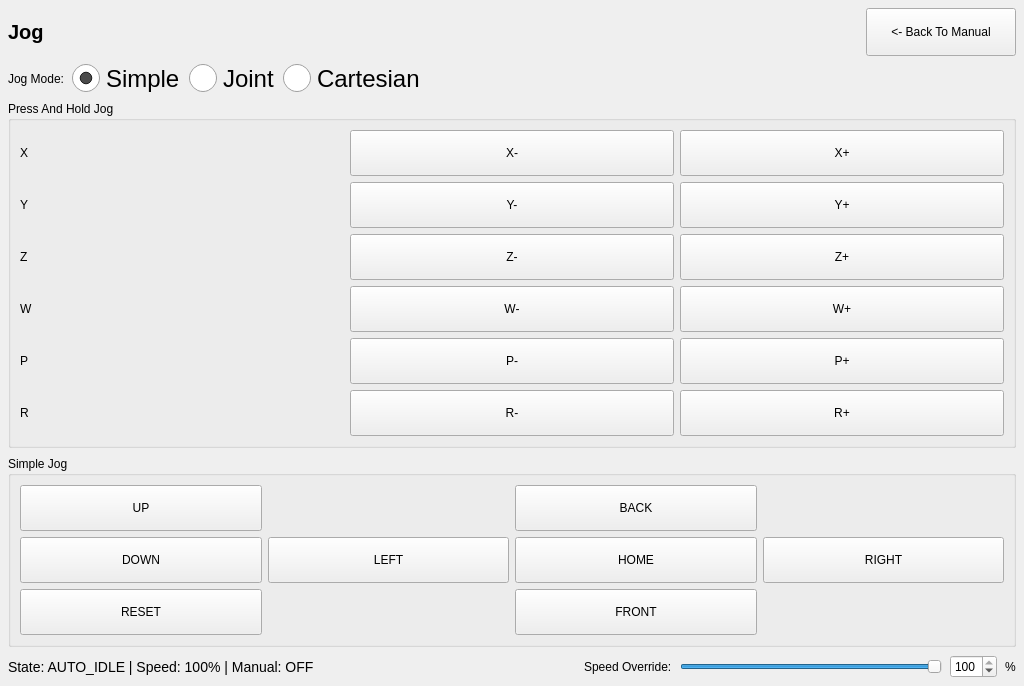
<?xml version="1.0" encoding="UTF-8"?>
<ui version="4.0">
 <class>page_jog</class>
 <widget class="QWidget" name="page_jog">
  <property name="geometry">
   <rect>
    <x>0</x>
    <y>0</y>
    <width>1024</width>
    <height>600</height>
   </rect>
  </property>
  <layout class="QVBoxLayout" name="verticalLayout_jog_page">
   <property name="spacing">
    <number>8</number>
   </property>
   <property name="leftMargin">
    <number>8</number>
   </property>
   <property name="topMargin">
    <number>8</number>
   </property>
   <property name="rightMargin">
    <number>8</number>
   </property>
   <property name="bottomMargin">
    <number>8</number>
   </property>
   <item>
    <layout class="QHBoxLayout" name="horizontalLayout_jog_topbar">
     <item>
      <widget class="QLabel" name="lbl_jog_title">
       <property name="styleSheet">
        <string notr="true">font-size: 20px; font-weight: 600;</string>
       </property>
       <property name="text">
        <string>Jog</string>
       </property>
      </widget>
     </item>
     <item>
      <spacer name="horizontalSpacer_jog_topbar">
       <property name="orientation">
        <enum>Qt::Horizontal</enum>
       </property>
       <property name="sizeHint" stdset="0">
        <size>
         <width>40</width>
         <height>20</height>
        </size>
       </property>
      </spacer>
     </item>
     <item>
      <widget class="QPushButton" name="btn_jog_back">
       <property name="minimumSize">
        <size>
         <width>150</width>
         <height>48</height>
        </size>
       </property>
       <property name="text">
        <string>&lt;- Back To Manual</string>
       </property>
      </widget>
     </item>
    </layout>
   </item>
   <item>
    <layout class="QHBoxLayout" name="horizontalLayout_jog_mode">
     <item>
      <widget class="QLabel" name="lbl_jog_mode">
       <property name="text">
        <string>Jog Mode:</string>
       </property>
      </widget>
     </item>
     <item>
      <widget class="QRadioButton" name="rdo_jog_simple">
       <property name="styleSheet">
        <string notr="true">QRadioButton { font-size: 24px; } QRadioButton::indicator { width: 28px; height: 28px; }</string>
       </property>
       <property name="text">
        <string>Simple</string>
       </property>
       <property name="checked">
        <bool>true</bool>
       </property>
      </widget>
     </item>
     <item>
      <widget class="QRadioButton" name="rdo_jog_joint">
       <property name="styleSheet">
        <string notr="true">QRadioButton { font-size: 24px; } QRadioButton::indicator { width: 28px; height: 28px; }</string>
       </property>
       <property name="text">
        <string>Joint</string>
       </property>
      </widget>
     </item>
     <item>
      <widget class="QRadioButton" name="rdo_jog_cartesian">
       <property name="styleSheet">
        <string notr="true">QRadioButton { font-size: 24px; } QRadioButton::indicator { width: 28px; height: 28px; }</string>
       </property>
       <property name="text">
        <string>Cartesian</string>
       </property>
      </widget>
     </item>
     <item>
      <spacer name="horizontalSpacer_jog_mode">
       <property name="orientation">
        <enum>Qt::Horizontal</enum>
       </property>
       <property name="sizeHint" stdset="0">
        <size>
         <width>40</width>
         <height>20</height>
        </size>
       </property>
      </spacer>
     </item>
    </layout>
   </item>
   <item>
    <widget class="QGroupBox" name="grp_jog">
     <property name="visible">
      <bool>false</bool>
     </property>
     <property name="title">
      <string>Press And Hold Jog</string>
     </property>
     <layout class="QGridLayout" name="gridLayout_jog">
      <item row="0" column="0">
       <widget class="QLabel" name="lbl_axis_x">
        <property name="text">
         <string>X</string>
        </property>
       </widget>
      </item>
      <item row="0" column="1">
       <widget class="QPushButton" name="btn_jog_x_minus">
        <property name="minimumSize">
         <size>
          <width>150</width>
          <height>46</height>
         </size>
        </property>
        <property name="text">
         <string>X-</string>
        </property>
       </widget>
      </item>
      <item row="0" column="2">
       <widget class="QPushButton" name="btn_jog_x_plus">
        <property name="minimumSize">
         <size>
          <width>150</width>
          <height>46</height>
         </size>
        </property>
        <property name="text">
         <string>X+</string>
        </property>
       </widget>
      </item>
      <item row="1" column="0">
       <widget class="QLabel" name="lbl_axis_y">
        <property name="text">
         <string>Y</string>
        </property>
       </widget>
      </item>
      <item row="1" column="1">
       <widget class="QPushButton" name="btn_jog_y_minus">
        <property name="minimumSize">
         <size>
          <width>150</width>
          <height>46</height>
         </size>
        </property>
        <property name="text">
         <string>Y-</string>
        </property>
       </widget>
      </item>
      <item row="1" column="2">
       <widget class="QPushButton" name="btn_jog_y_plus">
        <property name="minimumSize">
         <size>
          <width>150</width>
          <height>46</height>
         </size>
        </property>
        <property name="text">
         <string>Y+</string>
        </property>
       </widget>
      </item>
      <item row="2" column="0">
       <widget class="QLabel" name="lbl_axis_z">
        <property name="text">
         <string>Z</string>
        </property>
       </widget>
      </item>
      <item row="2" column="1">
       <widget class="QPushButton" name="btn_jog_z_minus">
        <property name="minimumSize">
         <size>
          <width>150</width>
          <height>46</height>
         </size>
        </property>
        <property name="text">
         <string>Z-</string>
        </property>
       </widget>
      </item>
      <item row="2" column="2">
       <widget class="QPushButton" name="btn_jog_z_plus">
        <property name="minimumSize">
         <size>
          <width>150</width>
          <height>46</height>
         </size>
        </property>
        <property name="text">
         <string>Z+</string>
        </property>
       </widget>
      </item>
      <item row="3" column="0">
       <widget class="QLabel" name="lbl_axis_w">
        <property name="text">
         <string>W</string>
        </property>
       </widget>
      </item>
      <item row="3" column="1">
       <widget class="QPushButton" name="btn_jog_w_minus">
        <property name="minimumSize">
         <size>
          <width>150</width>
          <height>46</height>
         </size>
        </property>
        <property name="text">
         <string>W-</string>
        </property>
       </widget>
      </item>
      <item row="3" column="2">
       <widget class="QPushButton" name="btn_jog_w_plus">
        <property name="minimumSize">
         <size>
          <width>150</width>
          <height>46</height>
         </size>
        </property>
        <property name="text">
         <string>W+</string>
        </property>
       </widget>
      </item>
      <item row="4" column="0">
       <widget class="QLabel" name="lbl_axis_p">
        <property name="text">
         <string>P</string>
        </property>
       </widget>
      </item>
      <item row="4" column="1">
       <widget class="QPushButton" name="btn_jog_p_minus">
        <property name="minimumSize">
         <size>
          <width>150</width>
          <height>46</height>
         </size>
        </property>
        <property name="text">
         <string>P-</string>
        </property>
       </widget>
      </item>
      <item row="4" column="2">
       <widget class="QPushButton" name="btn_jog_p_plus">
        <property name="minimumSize">
         <size>
          <width>150</width>
          <height>46</height>
         </size>
        </property>
        <property name="text">
         <string>P+</string>
        </property>
       </widget>
      </item>
      <item row="5" column="0">
       <widget class="QLabel" name="lbl_axis_r">
        <property name="text">
         <string>R</string>
        </property>
       </widget>
      </item>
      <item row="5" column="1">
       <widget class="QPushButton" name="btn_jog_r_minus">
        <property name="minimumSize">
         <size>
          <width>150</width>
          <height>46</height>
         </size>
        </property>
        <property name="text">
         <string>R-</string>
        </property>
       </widget>
      </item>
      <item row="5" column="2">
       <widget class="QPushButton" name="btn_jog_r_plus">
        <property name="minimumSize">
         <size>
          <width>150</width>
          <height>46</height>
         </size>
        </property>
        <property name="text">
         <string>R+</string>
        </property>
       </widget>
      </item>
     </layout>
    </widget>
   </item>
   <item>
    <widget class="QGroupBox" name="grp_simple_jog">
     <property name="visible">
      <bool>true</bool>
     </property>
     <property name="title">
      <string>Simple Jog</string>
     </property>
     <layout class="QGridLayout" name="gridLayout_simple_jog">
      <item row="2" column="3">
       <widget class="QPushButton" name="btn_simple_right">
        <property name="minimumSize">
         <size>
          <width>150</width>
          <height>46</height>
         </size>
        </property>
        <property name="text">
         <string>RIGHT</string>
        </property>
       </widget>
      </item>
      <item row="2" column="2">
       <widget class="QPushButton" name="btn_simple_home">
        <property name="minimumSize">
         <size>
          <width>150</width>
          <height>46</height>
         </size>
        </property>
        <property name="text">
         <string>HOME</string>
        </property>
       </widget>
      </item>
      <item row="1" column="2">
       <widget class="QPushButton" name="btn_simple_back">
        <property name="minimumSize">
         <size>
          <width>150</width>
          <height>46</height>
         </size>
        </property>
        <property name="text">
         <string>BACK</string>
        </property>
       </widget>
      </item>
      <item row="5" column="2">
       <widget class="QPushButton" name="btn_simple_front">
        <property name="minimumSize">
         <size>
          <width>150</width>
          <height>46</height>
         </size>
        </property>
        <property name="text">
         <string>FRONT</string>
        </property>
       </widget>
      </item>
      <item row="2" column="0">
       <widget class="QPushButton" name="btn_simple_down">
        <property name="minimumSize">
         <size>
          <width>150</width>
          <height>46</height>
         </size>
        </property>
        <property name="text">
         <string>DOWN</string>
        </property>
       </widget>
      </item>
      <item row="1" column="0">
       <widget class="QPushButton" name="btn_simple_up">
        <property name="minimumSize">
         <size>
          <width>150</width>
          <height>46</height>
         </size>
        </property>
        <property name="text">
         <string>UP</string>
        </property>
       </widget>
      </item>
      <item row="2" column="1">
       <widget class="QPushButton" name="btn_simple_left">
        <property name="minimumSize">
         <size>
          <width>150</width>
          <height>46</height>
         </size>
        </property>
        <property name="text">
         <string>LEFT</string>
        </property>
       </widget>
      </item>
      <item row="5" column="0">
       <widget class="QPushButton" name="btn_reset_simple">
        <property name="minimumSize">
         <size>
          <width>150</width>
          <height>46</height>
         </size>
        </property>
        <property name="text">
         <string>RESET</string>
        </property>
       </widget>
      </item>
     </layout>
    </widget>
   </item>
   <item>
    <layout class="QHBoxLayout" name="horizontalLayout_bottom_speed_jog">
     <property name="spacing">
      <number>8</number>
     </property>
     <item>
      <widget class="QLabel" name="lbl_jog_status">
       <property name="styleSheet">
        <string notr="true">font-size: 14px;</string>
       </property>
       <property name="text">
        <string>State: AUTO_IDLE | Speed: 100% | Manual: OFF</string>
       </property>
      </widget>
     </item>
     <item>
      <spacer name="horizontalSpacer_bottom_jog">
       <property name="orientation">
        <enum>Qt::Horizontal</enum>
       </property>
       <property name="sizeHint" stdset="0">
        <size>
         <width>40</width>
         <height>20</height>
        </size>
       </property>
      </spacer>
     </item>
     <item>
      <widget class="QLabel" name="lbl_speed_jog">
       <property name="text">
        <string>Speed Override:</string>
       </property>
      </widget>
     </item>
     <item>
      <widget class="QSlider" name="sld_speed_jog">
       <property name="minimum">
        <number>0</number>
       </property>
       <property name="maximum">
        <number>100</number>
       </property>
       <property name="value">
        <number>100</number>
       </property>
       <property name="orientation">
        <enum>Qt::Horizontal</enum>
       </property>
      </widget>
     </item>
     <item>
      <widget class="QSpinBox" name="spn_speed_jog">
       <property name="minimum">
        <number>1</number>
       </property>
       <property name="maximum">
        <number>100</number>
       </property>
       <property name="value">
        <number>100</number>
       </property>
      </widget>
     </item>
     <item>
      <widget class="QLabel" name="lbl_pct_jog">
       <property name="text">
        <string>%</string>
       </property>
      </widget>
     </item>
    </layout>
   </item>
  </layout>
 </widget>
 <resources/>
 <connections/>
</ui>
